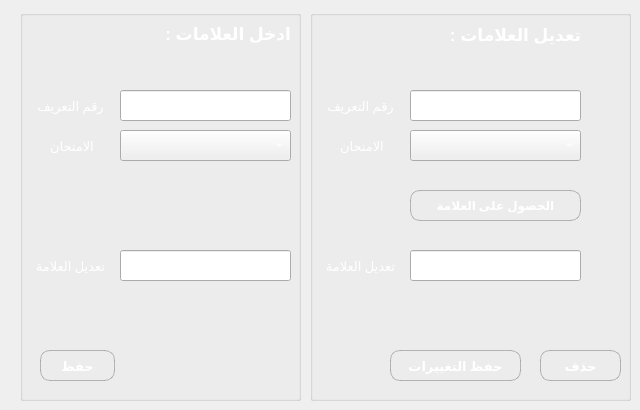
    <widget class="QWidget" name="tab_3">
     <property name="styleSheet">
      <string notr="true">#btn30,#btn31,#btn32,#btn33{
	background-color: transparent;
    border: 1px solid rgba(93, 93, 91,100);
    border-radius:10px;
}
#btn30:hover{
	background-color: rgb(72, 76, 83);
}
#btn31:hover{
	background-color: rgb(72, 76, 83);
}
#btn32:hover{
	background-color: rgb(72, 76, 83);
}
#btn33:hover{
	background-color: rgb(72, 76, 83);
}
#btn30:pressed{
	background-color: rgb(28, 31, 36);
}
#btn31:pressed{
	background-color: rgb(28, 31, 36);
}
#btn32:pressed{
	background-color: rgb(28, 31, 36);
}
#btn33:pressed{
	background-color: rgb(28, 31, 36);
}</string>
     </property>
     <attribute name="title">
      <string>العلامات</string>
     </attribute>
     <widget class="QGroupBox" name="groupBox">
      <property name="geometry">
       <rect>
        <x>20</x>
        <y>10</y>
        <width>281</width>
        <height>391</height>
       </rect>
      </property>
      <property name="font">
       <font>
        <family>Poppins Black</family>
        <pointsize>10</pointsize>
        <bold>true</bold>
       </font>
      </property>
      <property name="styleSheet">
       <string notr="true">color: rgb(255, 255, 255);</string>
      </property>
      <property name="title">
       <string/>
      </property>
      <widget class="QLabel" name="label_30">
       <property name="geometry">
        <rect>
         <x>20</x>
         <y>10</y>
         <width>251</width>
         <height>29</height>
        </rect>
       </property>
       <property name="font">
        <font>
         <family>Segoe UI</family>
         <pointsize>13</pointsize>
         <italic>false</italic>
         <bold>true</bold>
         <kerning>true</kerning>
        </font>
       </property>
       <property name="layoutDirection">
        <enum>Qt::LayoutDirection::LeftToRight</enum>
       </property>
       <property name="styleSheet">
        <string notr="true">color: rgb(255, 255, 255);</string>
       </property>
       <property name="text">
        <string>ادخل العلامات :</string>
       </property>
       <property name="scaledContents">
        <bool>true</bool>
       </property>
       <property name="alignment">
        <set>Qt::AlignmentFlag::AlignLeading|Qt::AlignmentFlag::AlignLeft|Qt::AlignmentFlag::AlignVCenter</set>
       </property>
      </widget>
      <widget class="QPushButton" name="btn30">
       <property name="geometry">
        <rect>
         <x>20</x>
         <y>340</y>
         <width>75</width>
         <height>31</height>
        </rect>
       </property>
       <property name="font">
        <font>
         <family>Open Sans</family>
         <pointsize>10</pointsize>
         <bold>true</bold>
        </font>
       </property>
       <property name="styleSheet">
        <string notr="true"/>
       </property>
       <property name="text">
        <string>حفظ</string>
       </property>
      </widget>
      <widget class="QLabel" name="label_31">
       <property name="geometry">
        <rect>
         <x>10</x>
         <y>80</y>
         <width>81</width>
         <height>31</height>
        </rect>
       </property>
       <property name="font">
        <font>
         <family>Open Sans</family>
         <pointsize>10</pointsize>
         <italic>false</italic>
         <bold>false</bold>
         <kerning>true</kerning>
        </font>
       </property>
       <property name="layoutDirection">
        <enum>Qt::LayoutDirection::LeftToRight</enum>
       </property>
       <property name="styleSheet">
        <string notr="true"/>
       </property>
       <property name="text">
        <string>رقم التعريف</string>
       </property>
       <property name="scaledContents">
        <bool>true</bool>
       </property>
       <property name="alignment">
        <set>Qt::AlignmentFlag::AlignCenter</set>
       </property>
      </widget>
      <widget class="QLabel" name="label_32">
       <property name="geometry">
        <rect>
         <x>30</x>
         <y>120</y>
         <width>51</width>
         <height>31</height>
        </rect>
       </property>
       <property name="font">
        <font>
         <family>Open Sans</family>
         <pointsize>10</pointsize>
         <italic>false</italic>
         <bold>false</bold>
         <kerning>true</kerning>
        </font>
       </property>
       <property name="layoutDirection">
        <enum>Qt::LayoutDirection::LeftToRight</enum>
       </property>
       <property name="styleSheet">
        <string notr="true"/>
       </property>
       <property name="text">
        <string>الامتحان</string>
       </property>
       <property name="scaledContents">
        <bool>true</bool>
       </property>
       <property name="alignment">
        <set>Qt::AlignmentFlag::AlignRight|Qt::AlignmentFlag::AlignTrailing|Qt::AlignmentFlag::AlignVCenter</set>
       </property>
      </widget>
      <widget class="QComboBox" name="cb30">
       <property name="geometry">
        <rect>
         <x>100</x>
         <y>120</y>
         <width>171</width>
         <height>31</height>
        </rect>
       </property>
       <property name="font">
        <font>
         <family>Poppins SemiBold</family>
         <pointsize>10</pointsize>
        </font>
       </property>
       <property name="styleSheet">
        <string notr="true"/>
       </property>
      </widget>
      <widget class="QLabel" name="label_33">
       <property name="geometry">
        <rect>
         <x>10</x>
         <y>240</y>
         <width>81</width>
         <height>31</height>
        </rect>
       </property>
       <property name="font">
        <font>
         <family>Open Sans</family>
         <pointsize>10</pointsize>
         <italic>false</italic>
         <bold>false</bold>
         <kerning>true</kerning>
        </font>
       </property>
       <property name="layoutDirection">
        <enum>Qt::LayoutDirection::LeftToRight</enum>
       </property>
       <property name="styleSheet">
        <string notr="true"/>
       </property>
       <property name="text">
        <string>تعديل العلامة</string>
       </property>
       <property name="scaledContents">
        <bool>true</bool>
       </property>
       <property name="alignment">
        <set>Qt::AlignmentFlag::AlignCenter</set>
       </property>
      </widget>
      <widget class="QLineEdit" name="tb31">
       <property name="geometry">
        <rect>
         <x>100</x>
         <y>240</y>
         <width>171</width>
         <height>31</height>
        </rect>
       </property>
       <property name="font">
        <font>
         <family>Poppins Medium</family>
         <pointsize>10</pointsize>
        </font>
       </property>
       <property name="styleSheet">
        <string notr="true"/>
       </property>
       <property name="text">
        <string/>
       </property>
      </widget>
      <widget class="QLineEdit" name="tb30">
       <property name="geometry">
        <rect>
         <x>100</x>
         <y>80</y>
         <width>171</width>
         <height>31</height>
        </rect>
       </property>
       <property name="font">
        <font>
         <family>Poppins Medium</family>
         <pointsize>10</pointsize>
        </font>
       </property>
       <property name="styleSheet">
        <string notr="true"/>
       </property>
       <property name="text">
        <string/>
       </property>
      </widget>
      <zorder>btn30</zorder>
      <zorder>label_30</zorder>
      <zorder>label_31</zorder>
      <zorder>label_32</zorder>
      <zorder>cb30</zorder>
      <zorder>label_33</zorder>
      <zorder>tb31</zorder>
      <zorder>tb30</zorder>
     </widget>
     <widget class="QGroupBox" name="groupBox_2">
      <property name="geometry">
       <rect>
        <x>310</x>
        <y>10</y>
        <width>321</width>
        <height>391</height>
       </rect>
      </property>
      <property name="font">
       <font>
        <family>Poppins Black</family>
        <pointsize>10</pointsize>
        <bold>true</bold>
       </font>
      </property>
      <property name="styleSheet">
       <string notr="true">color: rgb(255, 255, 255);</string>
      </property>
      <property name="title">
       <string/>
      </property>
      <widget class="QLabel" name="label_34">
       <property name="geometry">
        <rect>
         <x>50</x>
         <y>10</y>
         <width>221</width>
         <height>31</height>
        </rect>
       </property>
       <property name="font">
        <font>
         <family>Segoe UI</family>
         <pointsize>13</pointsize>
         <italic>false</italic>
         <bold>true</bold>
         <kerning>true</kerning>
        </font>
       </property>
       <property name="layoutDirection">
        <enum>Qt::LayoutDirection::LeftToRight</enum>
       </property>
       <property name="styleSheet">
        <string notr="true">color: rgb(255, 255, 255);</string>
       </property>
       <property name="text">
        <string>تعديل العلامات :</string>
       </property>
       <property name="scaledContents">
        <bool>true</bool>
       </property>
       <property name="alignment">
        <set>Qt::AlignmentFlag::AlignLeading|Qt::AlignmentFlag::AlignLeft|Qt::AlignmentFlag::AlignVCenter</set>
       </property>
      </widget>
      <widget class="QPushButton" name="btn32">
       <property name="geometry">
        <rect>
         <x>80</x>
         <y>340</y>
         <width>131</width>
         <height>31</height>
        </rect>
       </property>
       <property name="font">
        <font>
         <family>Open Sans</family>
         <pointsize>10</pointsize>
         <bold>true</bold>
        </font>
       </property>
       <property name="styleSheet">
        <string notr="true"/>
       </property>
       <property name="text">
        <string>حفظ التغييرات</string>
       </property>
      </widget>
      <widget class="QPushButton" name="btn31">
       <property name="geometry">
        <rect>
         <x>100</x>
         <y>180</y>
         <width>171</width>
         <height>31</height>
        </rect>
       </property>
       <property name="font">
        <font>
         <family>Open Sans</family>
         <pointsize>9</pointsize>
         <bold>true</bold>
        </font>
       </property>
       <property name="styleSheet">
        <string notr="true"/>
       </property>
       <property name="text">
        <string>الحصول على العلامة</string>
       </property>
      </widget>
      <widget class="QPushButton" name="btn33">
       <property name="geometry">
        <rect>
         <x>230</x>
         <y>340</y>
         <width>81</width>
         <height>31</height>
        </rect>
       </property>
       <property name="font">
        <font>
         <family>Open Sans</family>
         <pointsize>10</pointsize>
         <bold>true</bold>
        </font>
       </property>
       <property name="styleSheet">
        <string notr="true"/>
       </property>
       <property name="text">
        <string>حذف</string>
       </property>
      </widget>
      <widget class="QLabel" name="label_35">
       <property name="geometry">
        <rect>
         <x>10</x>
         <y>80</y>
         <width>81</width>
         <height>31</height>
        </rect>
       </property>
       <property name="font">
        <font>
         <family>Open Sans</family>
         <pointsize>10</pointsize>
         <italic>false</italic>
         <bold>false</bold>
         <kerning>true</kerning>
        </font>
       </property>
       <property name="layoutDirection">
        <enum>Qt::LayoutDirection::LeftToRight</enum>
       </property>
       <property name="styleSheet">
        <string notr="true"/>
       </property>
       <property name="text">
        <string>رقم التعريف</string>
       </property>
       <property name="scaledContents">
        <bool>true</bool>
       </property>
       <property name="alignment">
        <set>Qt::AlignmentFlag::AlignCenter</set>
       </property>
      </widget>
      <widget class="QLabel" name="label_36">
       <property name="geometry">
        <rect>
         <x>30</x>
         <y>120</y>
         <width>51</width>
         <height>31</height>
        </rect>
       </property>
       <property name="font">
        <font>
         <family>Open Sans</family>
         <pointsize>10</pointsize>
         <italic>false</italic>
         <bold>false</bold>
         <kerning>true</kerning>
        </font>
       </property>
       <property name="layoutDirection">
        <enum>Qt::LayoutDirection::LeftToRight</enum>
       </property>
       <property name="styleSheet">
        <string notr="true"/>
       </property>
       <property name="text">
        <string>الامتحان</string>
       </property>
       <property name="scaledContents">
        <bool>true</bool>
       </property>
       <property name="alignment">
        <set>Qt::AlignmentFlag::AlignRight|Qt::AlignmentFlag::AlignTrailing|Qt::AlignmentFlag::AlignVCenter</set>
       </property>
      </widget>
      <widget class="QComboBox" name="cb31">
       <property name="geometry">
        <rect>
         <x>100</x>
         <y>120</y>
         <width>171</width>
         <height>31</height>
        </rect>
       </property>
       <property name="font">
        <font>
         <family>Poppins SemiBold</family>
         <pointsize>10</pointsize>
        </font>
       </property>
       <property name="styleSheet">
        <string notr="true"/>
       </property>
      </widget>
      <widget class="QLabel" name="label_37">
       <property name="geometry">
        <rect>
         <x>10</x>
         <y>240</y>
         <width>81</width>
         <height>31</height>
        </rect>
       </property>
       <property name="font">
        <font>
         <family>Open Sans</family>
         <pointsize>10</pointsize>
         <italic>false</italic>
         <bold>false</bold>
         <kerning>true</kerning>
        </font>
       </property>
       <property name="layoutDirection">
        <enum>Qt::LayoutDirection::LeftToRight</enum>
       </property>
       <property name="styleSheet">
        <string notr="true"/>
       </property>
       <property name="text">
        <string>تعديل العلامة</string>
       </property>
       <property name="scaledContents">
        <bool>true</bool>
       </property>
       <property name="alignment">
        <set>Qt::AlignmentFlag::AlignCenter</set>
       </property>
      </widget>
      <widget class="QLineEdit" name="tb33">
       <property name="geometry">
        <rect>
         <x>100</x>
         <y>240</y>
         <width>171</width>
         <height>31</height>
        </rect>
       </property>
       <property name="font">
        <font>
         <family>Poppins Medium</family>
         <pointsize>10</pointsize>
        </font>
       </property>
       <property name="styleSheet">
        <string notr="true"/>
       </property>
       <property name="text">
        <string/>
       </property>
      </widget>
      <widget class="QLineEdit" name="tb32">
       <property name="geometry">
        <rect>
         <x>100</x>
         <y>80</y>
         <width>171</width>
         <height>31</height>
        </rect>
       </property>
       <property name="font">
        <font>
         <family>Poppins Medium</family>
         <pointsize>10</pointsize>
        </font>
       </property>
       <property name="styleSheet">
        <string notr="true"/>
       </property>
       <property name="text">
        <string/>
       </property>
      </widget>
      <zorder>btn32</zorder>
      <zorder>btn31</zorder>
      <zorder>btn33</zorder>
      <zorder>label_35</zorder>
      <zorder>label_36</zorder>
      <zorder>cb31</zorder>
      <zorder>label_37</zorder>
      <zorder>tb33</zorder>
      <zorder>label_34</zorder>
      <zorder>tb32</zorder>
     </widget>
    </widget>
